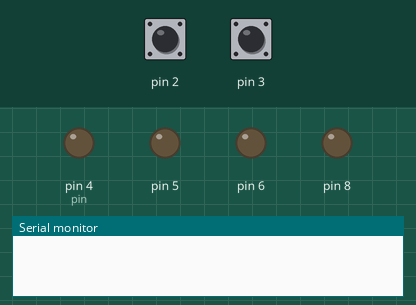
Simulated run of this sketch. Board: Arduino Uno, built with avr-gcc and run on an emulated ATmega328P. Parts: output pins drawn as LEDs (lit = HIGH), the last lines printed to the serial monitor. The inputs (shaded band) are chosen by the test bench; at power-on: pin 2 HIGH, pin 3 HIGH.

Above: at 1.2 s.
1.3 s: pin 2 pulled LOW for 0.15 s
At 2.3 s:
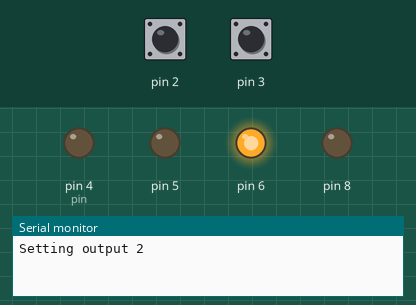
3.5 s: pin 3 pulled LOW for 0.15 s
At 5.2 s:
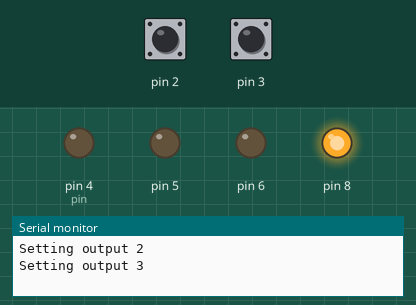
5.7 s: pin 2 pulled LOW for 1 s
At 6.9 s:
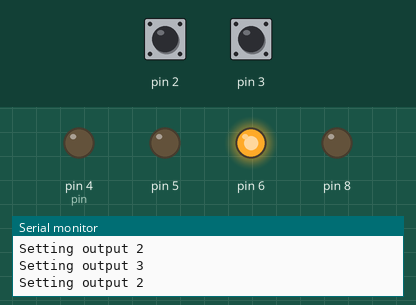
8.2 s: pin 3 pulled LOW for 1 s
At 10.0 s:
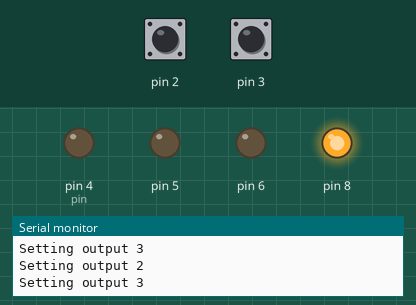
Timing chart, 0 to 20.4 s (numbered marks = the images above; inputs shaded):
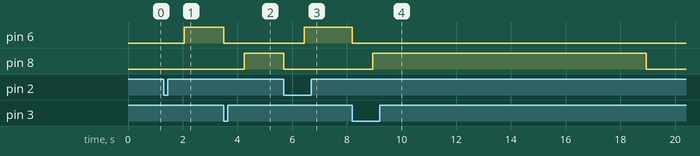

Measured:
- after the input at 1.3 s, pin 6: LOW → HIGH after 0.75 s
- after the input at 3.5 s, pin 6: HIGH → LOW at once; pin 8: LOW → HIGH after 0.75 s
- after the input at 5.7 s, pin 6: LOW → HIGH after 0.75 s; pin 8: HIGH → LOW at once
- after the input at 8.2 s, pin 6: HIGH → LOW after 0.00 s instead of 8.3 s; pin 8: LOW → HIGH after 0.75 s, → LOW 10.0 s later

The sketch:

StaricaseLightControl.ino
```cpp
#define PIN_ON        LOW
#define PIN_OFF       HIGH

#define lightOnTime   10000
#define relaySwitchTime 750

uint8_t inputPin[5];
volatile uint8_t outputToBeSet = 0xFF;
uint8_t previousOutput = 0xFF;
uint8_t cycleOutput = 0xFF;

unsigned long currTime = 0;

typedef struct{
  uint8_t pin;
  uint8_t pinState;
} sRelay;

sRelay outRelay[4];

void setup() {
  // configure the input pins
  inputPin[0] = 0;
  inputPin[1] = 1;
  inputPin[2] = 2;
  inputPin[3] = 3;
  inputPin[4] = 7;

    for(uint8_t i = 0; i < 5; i++)
  {
    pinMode(inputPin[i], INPUT_PULLUP);
  }

  attachInterrupt(digitalPinToInterrupt(inputPin[0]), inputIsr1, FALLING);
  attachInterrupt(digitalPinToInterrupt(inputPin[1]), inputIsr2, FALLING);
  attachInterrupt(digitalPinToInterrupt(inputPin[2]), inputIsr3, FALLING);
  attachInterrupt(digitalPinToInterrupt(inputPin[3]), inputIsr4, FALLING);
  attachInterrupt(digitalPinToInterrupt(inputPin[4]), inputIsr5, FALLING);

  // Configure the ouput pins and put them all to low
  outRelay[0].pin = 4;
  outRelay[1].pin = 5;
  outRelay[2].pin = 6;
  outRelay[3].pin = 8;

  for(int i = 0; i < 4; i++)
  {
    pinMode(outRelay[i].pin, OUTPUT);
    digitalWrite(outRelay[i].pin, LOW);
    outRelay[i].pinState = LOW;
  }

  //Start serial communication
  Serial.begin(9600);
}

void setOutputsLow(uint8_t exception)
{
  if(!(exception >= 0 && exception < 4))
    return;

  for(uint8_t i = 0; i < 4; i++)
  {
    if(i != exception)
    {
      digitalWrite(outRelay[i].pin, LOW);
      outRelay[i].pinState = LOW;
    }
  }
}

void loop() {
  // put your main code here, to run repeatedly:
  if(outputToBeSet != previousOutput)
  {
    setOutputsLow(outputToBeSet);
    delay(relaySwitchTime);
    if(outputToBeSet >= 0 && outputToBeSet < 4)
    {
      if(outRelay[outputToBeSet].pinState == LOW)
      {
        Serial.println("");
        Serial.print("Setting output ");
        Serial.println(outputToBeSet);
        digitalWrite(outRelay[outputToBeSet].pin, HIGH);
        currTime = millis();

      }
      previousOutput = outputToBeSet;
    }
  }
  if(millis() - currTime > lightOnTime)
  {
    digitalWrite(outRelay[outputToBeSet].pin, LOW);
    setOutputsLow(outputToBeSet);
    previousOutput = 0xFF;
    outputToBeSet = 0xFF;
    currTime = millis();
  }
}

void inputIsr1()
{
  outputToBeSet = 0;
}

void inputIsr2()
{
  outputToBeSet = 1;
}

void inputIsr3()
{
  outputToBeSet = 2;
}

void inputIsr4()
{
  outputToBeSet = 3;
}

void inputIsr5()
{
  if(cycleOutput > 3)
  {
    cycleOutput = 1;
  }

  outputToBeSet = cycleOutput;
  if(cycleOutput == previousOutput)
  {
    previousOutput = 0xFF;
  }
  cycleOutput++;
}
```
